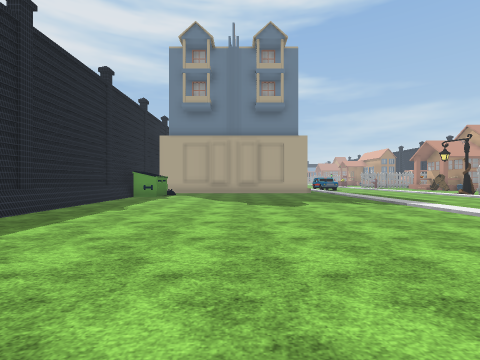
view 1 (above)

23 first-person views from a walk through a 3-D level made in the Unity game engine. The camera is 1.2 m above the floor, looks level and sees 85° across. The floor is counted in squares, 2 m on a side. Each view is taken from the middle of a square. On the plan, view 1 faces up. The plan holds only what a view shows up to about 9 squares ahead; the rest is blank. The place goes on beyond the plan. The terrain is drawn as flat ground. Some surface patterns are stand-ins.

view 2
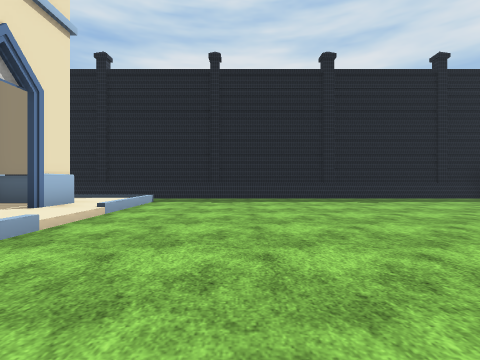

view 3
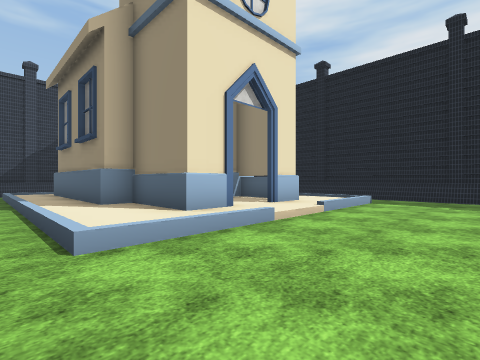

view 4
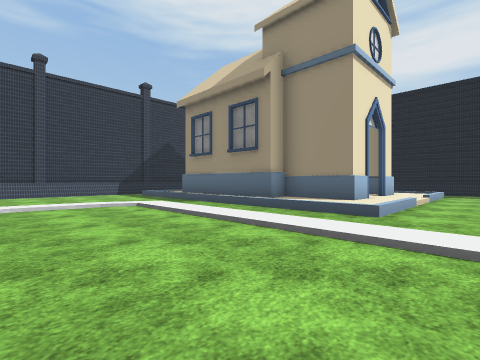

view 5
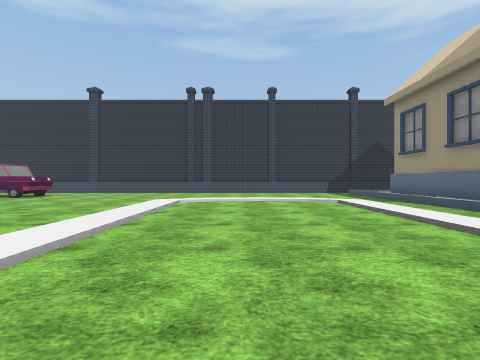

view 6
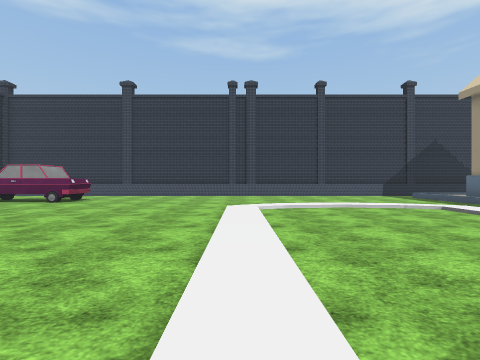

view 7
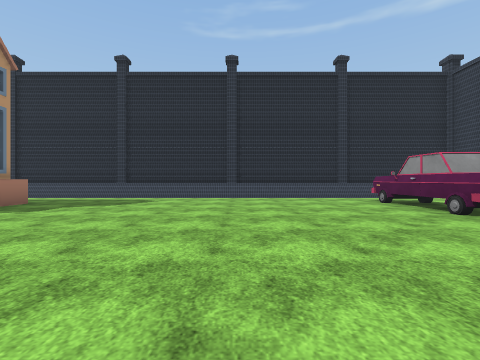

view 8
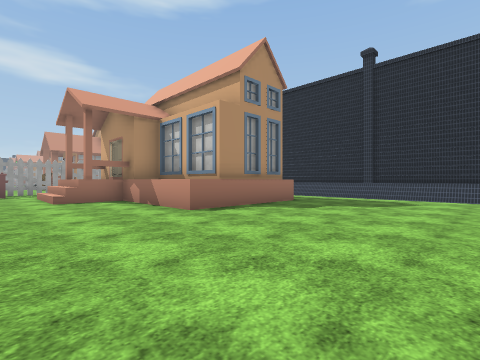

view 9
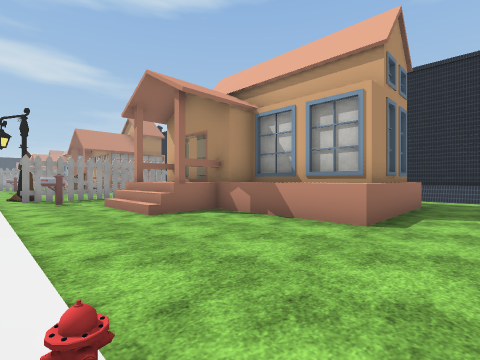

view 10
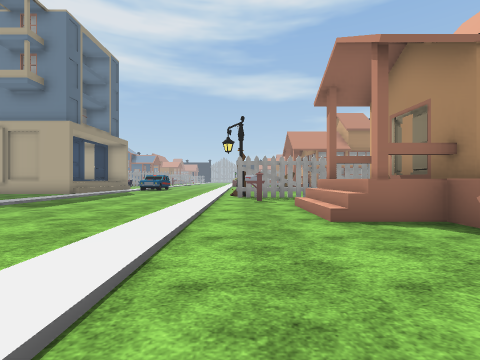

view 11
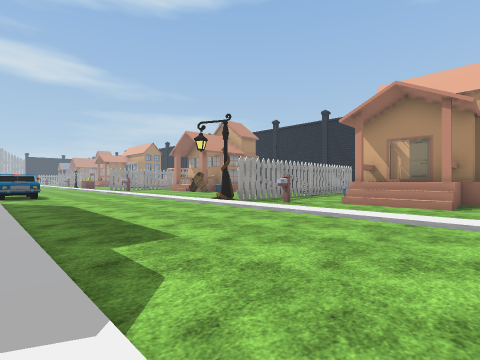

view 12
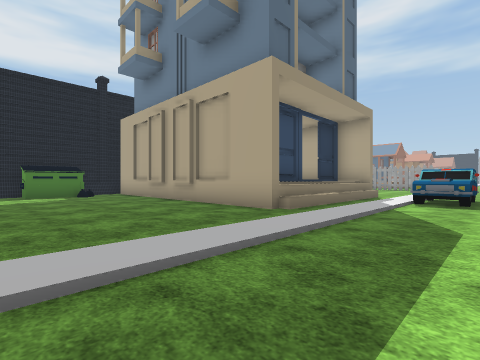

view 13
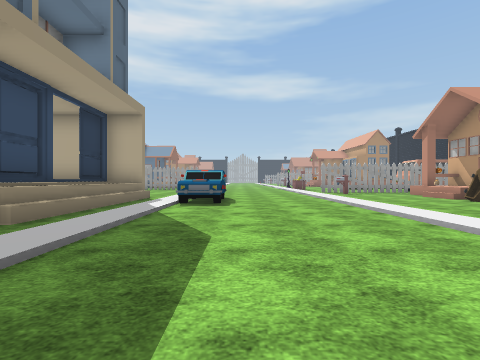

view 14
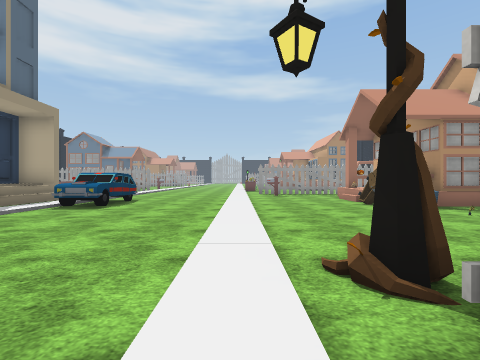

view 15
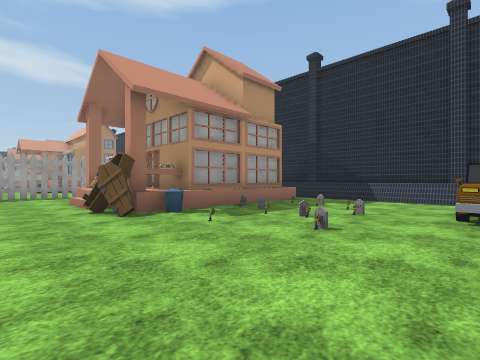

view 16
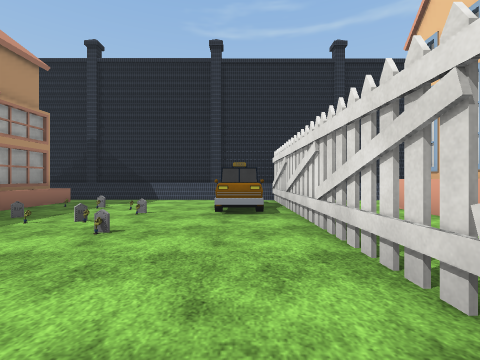

view 17
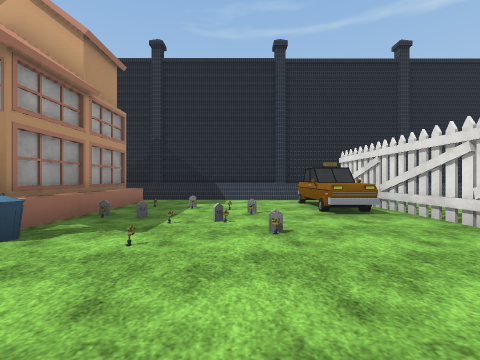

view 18
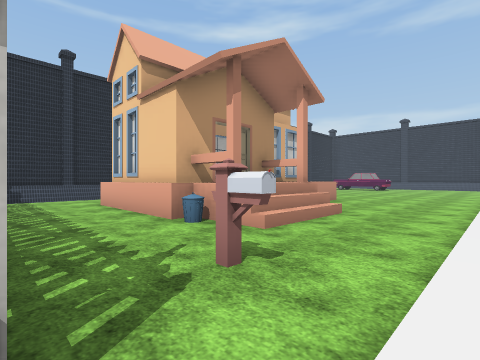

view 19
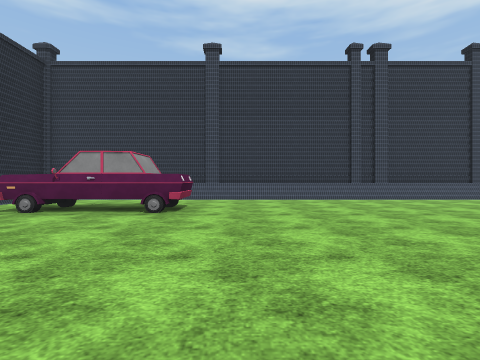

view 20
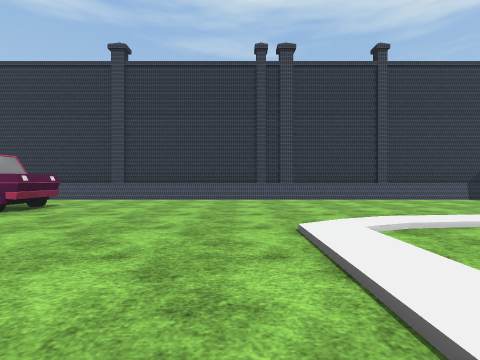

view 21
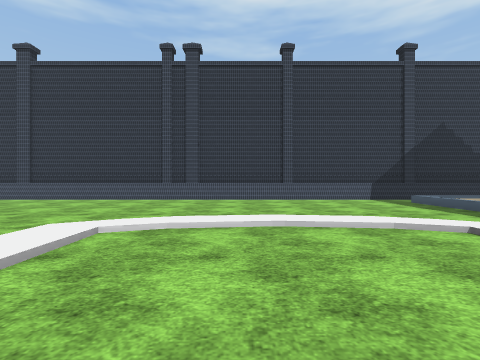

view 22
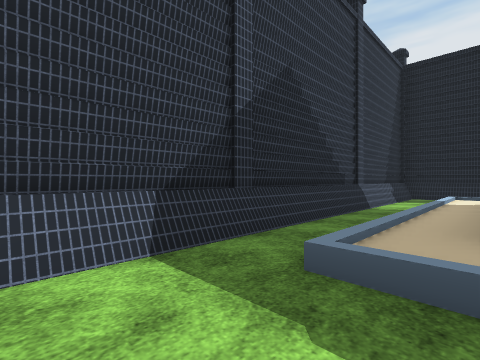

view 23
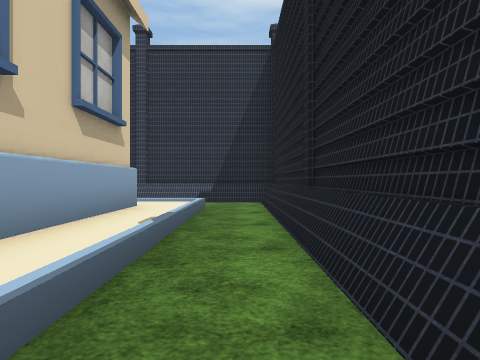

### Floor plan
Key: @ floor where view 1 was taken; # wall or solid block; . main floor; : floor 0.25 m higher than the main floor; / step, stairs or slope; O other object.
Columns run from 5 left of view 1 to 20 right of it. Each row starts with its distance up from view 1.
 20       #O#/:O...:...
 19        O /:O...:... O   O#
 18          /:O...:...OOOOOO#
 17        O /:....:....O....#
 16        O /:....:.........#
 15        O /:....:.........#
 14    OOOOO#.:....:.........#
 13  O .......:....:O.....OOO#
 12  O........:....:OOOOOOOOOO
 11 #O........:....:O........#
 10 #.........:....:.........#
  9 #.........:....:..OOOOO .#
  8 #.........:....:.. O  O  #
  7 #.........:....:..OOO O
  6 #.........:....:...OO O
  5 #.........:   .:...OO O  #
  4 #.........     :...OOOO..#
  3 #.........   . O.........#
  2 #.........:....:.........#
  1 #.........:....:.........#
  0 #.  O@O::.:....:.........#
 -1 #   O OO:.:....:.........#
 -2 #.  O  O:.:....:.........#
 -3 #./OO OO:.:....:.........#
 -4 #./O  OO .//..//.........#
 -5 #./O  OO ..////..........#
 -6 #./O OOO ...........OOOO.#
 -7 #./OOOOO:............O O.#
 -8 #.///////................#
 -9 ##########################

Where each view was taken, in squares from view 1:
view 1: 0 up, 0 right, facing up
view 2: 3 up, 4 right, facing left
view 3: 3 up, 4 right, facing down-left
view 4: 2 up, 8 right, facing down-left
view 5: 3 up, 8 right, facing down
view 6: 2 up, 10 right, facing down
view 7: 2 down, 11 right, facing right
view 8: 1 down, 11 right, facing up-right
view 9: 2 up, 10 right, facing up-right
view 10: 3 up, 11 right, facing up
view 11: 6 up, 5 right, facing up-right
view 12: 10 up, 7 right, facing up-left
view 13: 11 up, 7 right, facing up
view 14: 11 up, 10 right, facing up
view 15: 13 up, 12 right, facing up-right
view 16: 13 up, 12 right, facing right
view 17: 15 up, 12 right, facing right
view 18: 12 up, 10 right, facing down-right
view 19: 1 down, 14 right, facing down
view 20: 1 down, 11 right, facing down
view 21: 1 down, 8 right, facing down
view 22: 7 down, 5 right, facing down-left
view 23: 2 down, 4 left, facing down
